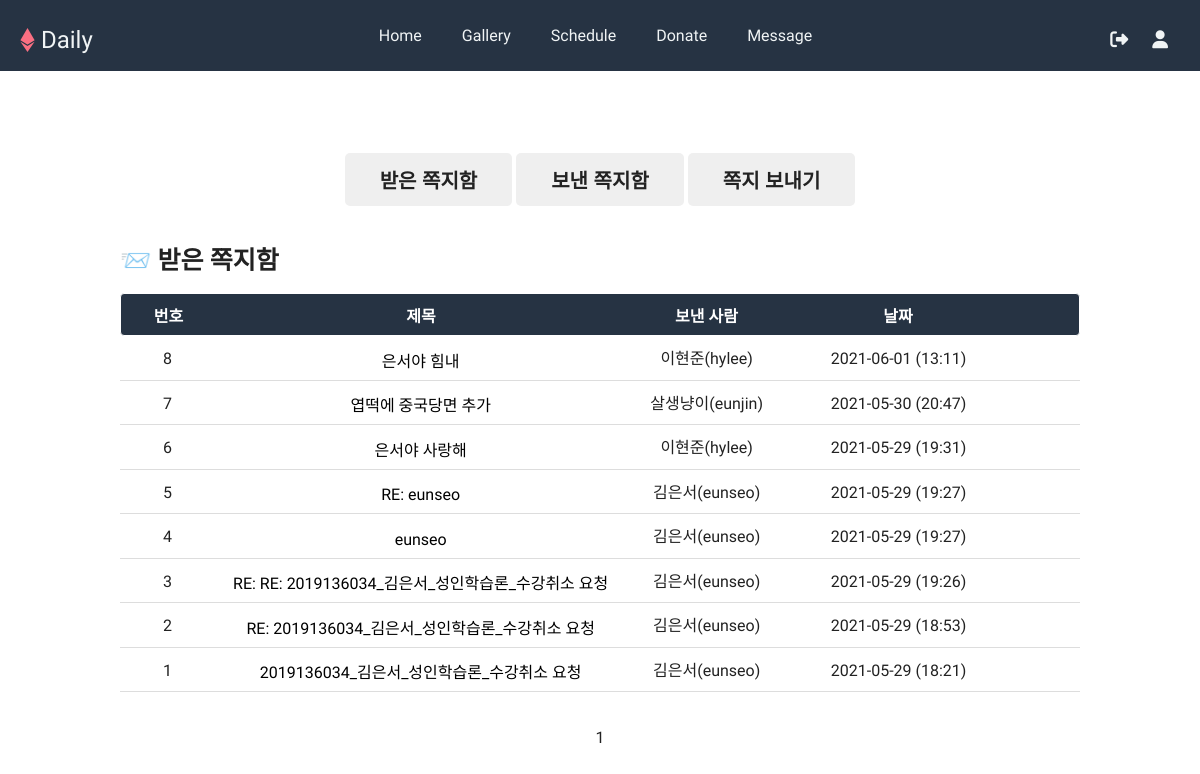
Page /message_box_screen.php (signed in) on the committed database.
### tables this page shows
CREATE TABLE `message` (
  `num` int(11) NOT NULL,
  `send_id` char(20) NOT NULL,
  `rv_id` char(20) NOT NULL,
  `subject` char(200) NOT NULL,
  `content` text NOT NULL,
  `regist_day` char(20) DEFAULT NULL
);

CREATE TABLE `members` (
  `num` int(11) NOT NULL,
  `id` char(15) NOT NULL,
  `pass` char(15) NOT NULL,
  `name` char(10) NOT NULL,
  `email` char(80) DEFAULT NULL,
  `regist_day` char(20) DEFAULT NULL
);

### message_box_screen.php (the view, shortened to what this page needs)
<!DOCTYPE html>
<html lang="en">
  <head>
    <link rel="stylesheet" href="./css/reset.css" />
    <link rel="stylesheet" href="./css/navbar.css" />
    <link rel="stylesheet" href="./css/message_box.css" />
  </head>
  <body>
    <header>
      <?php include "./php/header.php";?>
    </header>
    <section>
      <div id="message_box">
        <ul class="buttons">
          <li><button onclick="location.href='message_box_screen.php?mode=rv'">받은 쪽지함</button></li>
          <li><button onclick="location.href='message_box_screen.php?mode=send'">보낸 쪽지함</button></li>
          <li><button onclick="location.href='message_screen.php'">쪽지 보내기</button></li>
        </ul>
        <h3>
          <?php
              if (isset($_GET["page"]))
                $page = $_GET["page"];
              else
                $page = 1;
              $mode = $_GET["mode"];
              if ($mode=="send")
                echo "📩 보낸 쪽지함";
              else
                echo "📨 받은 쪽지함";
          ?>
        </h3>
        <div>
          <ul id="message">
            <li>
              <span class="col1">번호</span>
              <span class="col2">제목</span>
              <span class="col3">
              <?php
                if ($mode=="send")
                  echo "받는 사람";
                else
                  echo "보낸 사람";
              ?>
              </span>
              <span class="col4">날짜</span>
            </li>
            <?php
              $con = mysqli_connect("localhost", "root", "s6139350!", "diary");
              if ($mode=="send")
                $sql = "select * from message where send_id='$userid' order by num desc";
              else
                $sql = "select * from message where rv_id='$userid' order by num desc";
              $result = mysqli_query($con, $sql);
              $total_record = mysqli_num_rows($result);
              $scale = 10;
              if ($total_record % $scale == 0)
                $total_page = floor($total_record/$scale);
              else
                $total_page = floor($total_record/$scale) + 1;
              $start = ($page - 1) * $scale;
              $number = $total_record - $start;
            for ($i=$start; $i<$start+$scale && $i < $total_record; $i++)
            {
              mysqli_data_seek($result, $i);
              $row = mysqli_fetch_array($result);
              $num    = $row["num"];
              $subject     = $row["subject"];
              $regist_day  = $row["regist_day"];
              if ($mode=="send")
                $msg_id = $row["rv_id"];
              else
                $msg_id = $row["send_id"];
              $result2 = mysqli_query($con, "select name from members where id='$msg_id'");
              $record = mysqli_fetch_array($result2);
              $msg_name     = $record["name"];
            ?>
            <li>
              <span class="col1"><?=$number?></span>
              <span class="col2"><a href="message_view_screen.php?mode=<?=$mode?>&num=<?=$num?>"><?=$subject?></a></span>
              <span class="col3"><?=$msg_name?>(<?=$msg_id?>)</span>
              <span class="col4"><?=$regist_day?></span>
            </li>
            <?php
              $number--;
            }
            ?>
          </ul>
        <ul id="page_num">
          <?php
            if ($total_page>=2 && $page >= 2)
            {
              $new_page = $page-1;
              echo "<li><a href='message_box_screen.php?mode=$mode&page=$new_page'>◀ 이전</a> </li>";
            }
            else
              echo "<li>&nbsp;</li>";
            for ($i=1; $i<=$total_page; $i++)
            {
              if ($page == $i)
              {
                echo "<li><b> $i </b></li>";
              }
              else
              {
                echo "<li> <a href='message_box_screen.php?mode=$mode&page=$i'> $i </a> <li>";
              }
            }
            if ($total_page>=2 && $page != $total_page)
            {
              $new_page = $page+1;
              echo "<li> <a href='message_box_screen.php?mode=$mode&page=$new_page'>다음 ▶</a> </li>";
            }
            else
              echo "<li>&nbsp;</li>";
          ?>
        </ul>
      </div>
    </section>
  </body>
</html>

### css/navbar.css (style rules this page uses)
:root { --text-color: #f0f4f5; --background-color: #263343; --accent-color: rgb(250, 111, 130); }
body { margin: 0 0 100px 0; font-family: "Roboto Condensed", sans-serif; }
a { text-decoration: none; color: var(--text-color); }

### css/message_box.css (style rules this page uses)
:root { --text-color: #f0f4f5; --background-color: #263343; --accent-color: rgb(250, 111, 130); }
#message_box { font-family: "Roboto Condensed", sans-serif; margin: 0 auto; margin-top: 50px; width: 80%; height: 300px; margin-top: 50px; padding: 10px; }
#message_box .buttons { text-align: center; margin: 20px 0 40px 0; }
#message_box .buttons li { display: inline-block; }
#message_box .buttons button { padding: 12px 35px; font-size: 20px; font-weight: 900; cursor: pointer; border: none; margin: 2px 0px 2px 0px; background-color: var(rgb(255, 255, 255)); border-radius: 5px; }
h3 { font-size: 25px; font-weight: bold; margin-bottom: 20px; }
#message li { padding: 10px; border-bottom: solid 1px #dddddd; }
#message li:nth-child(1) { font-weight: bold; background-color: var(--background-color); color: #fff; border: 1px solid #ffffff; border-radius: 4px; }
#message span { display: inline-block; text-align: center; }
#message .col1 { width: 8%; }
#message .col2 { width: 45%; }
#message .col3 { width: 15%; }
#message .col4 { width: 25%; }
#page_num { text-align: center; margin: 30px 0; }
#page_num li { display: inline; }
#message .col2 a { color: black; }

### rows in the picture
message: subject "은서야 힘내", members.name "이현준", send "hylee", regist_day "2021-06-01 (13:11)"
message: subject "엽떡에 중국당면 추가", members.name "살생냥이", send "eunjin", regist_day "2021-05-30 (20:47)"
message: subject "은서야 사랑해", members.name "이현준", send "hylee", regist_day "2021-05-29 (19:31)"
message: subject "RE: eunseo", members.name "김은서", send "eunseo", regist_day "2021-05-29 (19:27)"
message: subject "eunseo", members.name "김은서", send "eunseo", regist_day "2021-05-29 (19:27)"
message: subject "RE: RE: 2019136034_김은서_성인학습론_수강취소 요청", members.name "김은서", send "eunseo", regist_day "2021-05-29 (19:26)"
message: subject "RE: 2019136034_김은서_성인학습론_수강취소 요청", members.name "김은서", send "eunseo", regist_day "2021-05-29 (18:53)"
message: subject "2019136034_김은서_성인학습론_수강취소 요청", members.name "김은서", send "eunseo", regist_day "2021-05-29 (18:21)"
